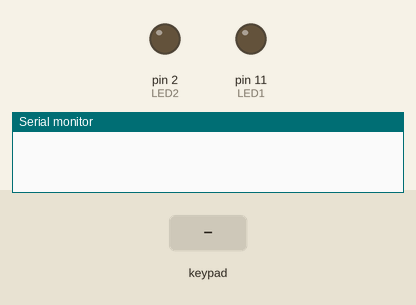
The sketch below on a simulated Arduino Uno, built with avr-gcc and run on an emulated ATmega328P. Parts: output pins drawn as LEDs (lit = HIGH), the last lines printed to the serial monitor. The inputs (shaded band) are chosen by the test bench.

Above: at 1.2 s.
1.3 s: keypad keys 1 5 5 5 5 pressed 0.4 s apart
At 3.5 s:
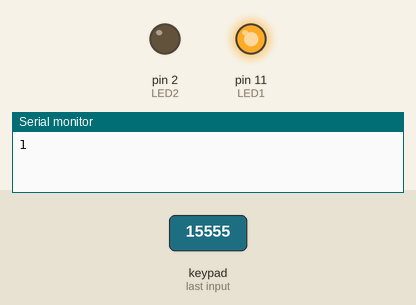
4.8 s: keypad keys 2 5 5 5 5 pressed 0.4 s apart
At 7.3 s:
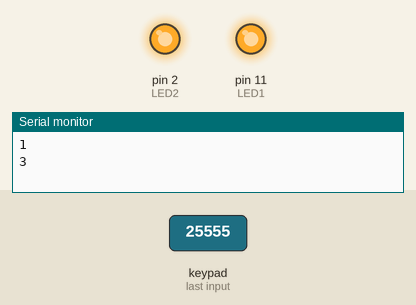
8.3 s: keypad keys 1 0 0 0 0 pressed 0.4 s apart
At 11.0 s:
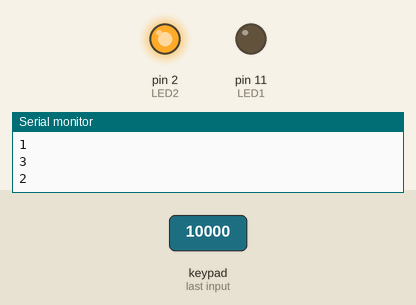
Timing chart, 0 to 12.5 s (numbered marks = the images above; inputs shaded):
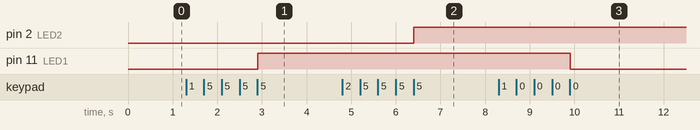

The sketch:

ESproject.ino
```cpp
#include <Keypad.h>
const int ROWS =4, COLS =3;
char keys[ROWS][COLS] = {
  {'1','2','3'},
  {'4','5','6'},
  {'7','8','9'},
  {'*','0','#'}
};
byte rowpins[ROWS] = {9,8,7,6};
byte colpins[COLS] = {5,4,3};

Keypad keypad = Keypad(makeKeymap(keys),rowpins,colpins,ROWS,COLS);

char temp[5];
int total = 0;
char onkey1[5]={'1','5','5','5','5'};//on password floor 1
char onkey2[5]={'2','5','5','5','5'};//off password floor 1
char offkey1[5]={'1','0','0','0','0'};//on password floor 2
char offkey2[5]={'2','0','0','0','0'};//off password floor 2
const int LED1=11;//floor_one
const int LED2=2;//floor_two
int count1=0;
int count2=0;
int flag1=0;
int flag2=0;
void setup()
{
  Serial.begin(9600);
  pinMode(LED1,OUTPUT);
  pinMode(LED2,OUTPUT);
}
void loop()
{
      char key = keypad.getKey();
      if(key!= NO_KEY)
      {
        if(key=='1' || flag1==1)
        {
        flag1=1;
        if(total<4)
        {
          temp[total]=key;
          total++;
        }
        else
        {
          temp[total]=key;
          total++;
          bool checkonkey1 = 1;
          bool checkoffkey1= 1;
          for(int i =0;i<5;i++)
          {
            if(temp[i]!=onkey1[i])
            {
              checkonkey1 = 0;
            }
          }
          for(int i =0;i<5;i++)
          {
            if(temp[i]!=offkey1[i])
            {
              checkoffkey1 = 0;
            }
          }

          if(checkonkey1)
          {
            digitalWrite(LED1, HIGH);
            Serial.println(1);
          }
          if(checkoffkey1)
          {
            digitalWrite(LED1, LOW);
            Serial.println(2);
          }
          total=0;
          delay(1000);
        }
        count1=count1+1;
        if(count1==5){
          flag1=0;
          count1=0;
        }
      }

      if(key=='2' || flag2==2)
        {
        flag2=2;
        if(total<4)
        {
          temp[total]=key;
          total++;
        }
        else
        {
          temp[total]=key;
          total++;
          bool checkonkey2 = 1;
          bool checkoffkey2= 1;
          for(int i =0;i<5;i++)
          {
            if(temp[i]!=onkey2[i])
            {
              checkonkey2 = 0;
            }
          }
          for(int i =0;i<5;i++)
          {
            if(temp[i]!=offkey2[i])
            {
              checkoffkey2 = 0;
            }
          }

          if(checkonkey2)
          {
            digitalWrite(LED2, HIGH);
            Serial.println(3);
          }
          if(checkoffkey2)
          {
            digitalWrite(LED2, LOW);
            Serial.println(4);
          }
          total=0;
          delay(1000);
        }
        count2=count2+1;
        if(count2==5){
         flag2=0;
         count2=0;
        }
      }
      }
}
```

Measured:
- after the input at 1.3 s, pin 11 (LED1): LOW → HIGH after 1.6 s
- after the input at 4.8 s, pin 2 (LED2): LOW → HIGH after 1.6 s
- after the input at 8.3 s, pin 11 (LED1): HIGH → LOW after 1.6 s
